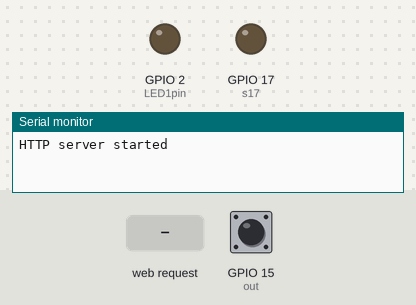
This sketch was run on a simulated ESP32. Shown: output pins drawn as LEDs (lit = HIGH), the last lines printed to the serial monitor. The test bench sets the inputs (shaded band); at power-on: GPIO 15 (out) LOW. Pins used as bus, display or sensor lines are not drawn.

Above: at 1.3 s.
1.4 s: HTTP request GET /led1on received
At 2.7 s:
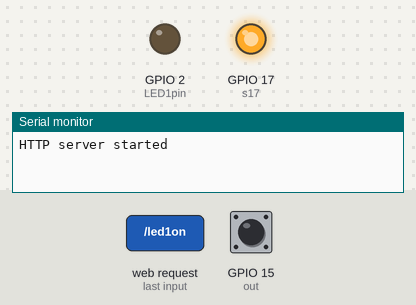
At 5.8 s:
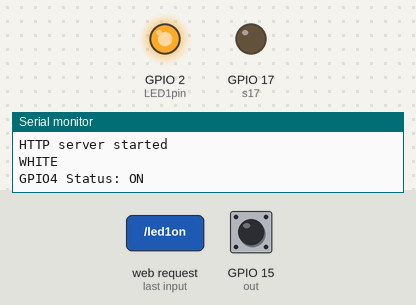
11.0 s: HTTP request GET / received
At 15.4 s:
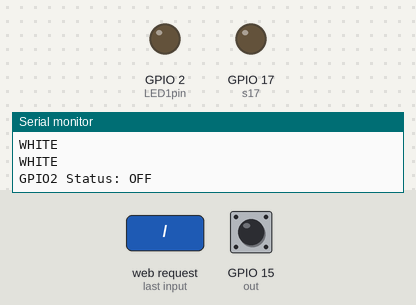
15.7 s: GPIO 15 (out) pulsed HIGH 2 times (0.12 s each, 0.3 s apart)
Timing chart, 0 to 25.2 s (numbered marks = the images above; inputs shaded):
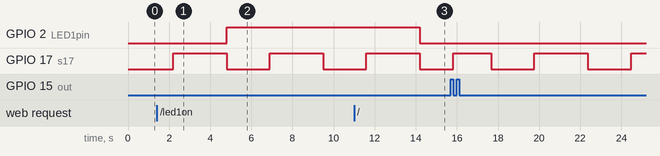

Measured:
- after the input at 1.4 s, GPIO 2 (LED1pin): LOW → HIGH after 3.4 s
- after the input at 11.0 s, GPIO 2 (LED1pin): HIGH → LOW after 3.2 s
- by itself, GPIO 17 (s17): alternates HIGH for 2.6 s and LOW for 2.1 s

The sketch:

sketch_feb02a.ino
```cpp
#include <WiFi.h>
#include <WebServer.h>
const char* ssid = "Conveyor";
const char* password = "Conveyor";
IPAddress local_ip(1,1,1,1);
IPAddress gateway(1,1,1,1);
IPAddress subnet(255,255,255,0);
WebServer server(80);
const int s0 = 19;
const int s1 = 18;
const int out = 15;
const int s17 = 17;
const int s3 = 4;
int red,blue,green,white;
uint8_t LED1pin = 2;
bool LED1status = LOW;
void setup() {
  Serial.begin(115200);
  pinMode(s0, OUTPUT);
  pinMode(s1, OUTPUT);
  pinMode(s17, OUTPUT);
  pinMode(s3, OUTPUT);
  pinMode(out, INPUT);
  digitalWrite(s0, HIGH);
  digitalWrite(s1, HIGH);
  pinMode(LED1pin, OUTPUT);
  WiFi.softAP(ssid, password);
  WiFi.softAPConfig(local_ip, gateway, subnet);
  delay(100);
  server.on("/", handle_OnConnect);
  server.on("/led1on", handle_led1on);
  server.on("/led1off", handle_led1off);
  server.onNotFound(handle_NotFound);
  server.begin();
  Serial.println("HTTP server started");
}
void loop() {
  color();
  delay(500);
  Serial.println();
  server.handleClient();
  if(LED1status)
  {digitalWrite(LED1pin, HIGH);}
  else
  {digitalWrite(LED1pin, LOW);}
}
void color()
{
  //red
  digitalWrite(s17, LOW);
  digitalWrite(s3, LOW);
  delay(50);
  red = pulseIn(out, digitalRead(out) == HIGH ? LOW : HIGH);

  //blue
  digitalWrite(s17, LOW);
  digitalWrite(s3, HIGH);
  delay(50);
  blue = pulseIn(out, digitalRead(out) == HIGH ? LOW : HIGH);

  //green
  digitalWrite(s17, HIGH);
  digitalWrite(s3, HIGH);
  delay(50);
  green = pulseIn(out, digitalRead(out) == HIGH ? LOW : HIGH);

  //white
  digitalWrite(s17, HIGH);
  digitalWrite(s3, LOW);
  delay(50);
  white = pulseIn(out, digitalRead(out) == HIGH ? LOW : HIGH);

  //color_recognition
  if(red<blue && red<green)
  Serial.println("RED");
  else if(blue<red && blue<green)
  Serial.println("BLUE");
  else if(green<red && green<blue)
  Serial.println("GREEN");
  else if(white<10)
  Serial.println("WHITE");
  else
  Serial.println("color: Not Defined");

}
void handle_OnConnect() {
  LED1status = LOW;
  Serial.println("GPIO2 Status: OFF");
  server.send(200, "text/html", SendHTML(LED1status));
}
void handle_led1on() {
  LED1status = HIGH;
  Serial.println("GPIO4 Status: ON");
  server.send(200, "text/html", SendHTML(true));
}
void handle_led1off() {
  LED1status = LOW;
  Serial.println("GPIO4 Status: OFF");
  server.send(200, "text/html", SendHTML(false));
}
void handle_NotFound(){
  server.send(404, "text/plain", "Not found");
}
String SendHTML(uint8_t led1stat){
  String ptr = "<!DOCTYPE html> <html>\n";
  ptr +="<meta http-equiv=\"Content-type\" content=\"text/html; charset=utf-8\"><head><meta name=\"viewport\" content=\"width=device-width, initial-scale=1.0, user-scalable=no\">\n";
  ptr +="<title>Управление светодиодом</title>\n";
  ptr +="<style>html { font-family: Helvetica; display: inline-block; margin: 0px auto; text-align: center;}\n";
  ptr +="body{margin-top: 50px;} h1 {color: #444444;margin: 50px auto 30px;} h3 {color: #444444;margin-bottom: 50px;}\n";
  ptr +=".button {display: block;width: 80px;background-color: #3498db;border: none;color: white;padding: 13px 30px;text-decoration: none;font-size: 25px;margin: 0px auto 35px;cursor: pointer;border-radius: 4px;}\n";
  ptr +=".button-on {background-color: #3498db;}\n";
  ptr +=".button-on:active {background-color: #2980b9;}\n";
  ptr +=".button-off {background-color: #34495e;}\n";
  ptr +=".button-off:active {background-color: #2c3e50;}\n";
  ptr +="p {font-size: 14px;color: #888;margin-bottom: 10px;}\n";
  ptr +="</style>\n";
  ptr +="</head>\n";
  ptr +="<body>\n";
  ptr +="<h1>ESP32 Веб сервер</h1>\n";
    ptr +="<h3>Режим точка доступа WiFi (AP)</h3>\n";
   if(led1stat)
  {ptr +="<p>Состояние LED1: ВКЛ.</p><a class=\"button button-off\" href=\"/led1off\">ВЫКЛ.</a>\n";}
  else
  {ptr +="<p>Состояние LED1: ВЫКЛ.</p><a class=\"button button-on\" href=\"/led1on\">ВКЛ.</a>\n";}
  ptr +="</body>\n";
  ptr +="</html>\n";
  return ptr;
}
```
